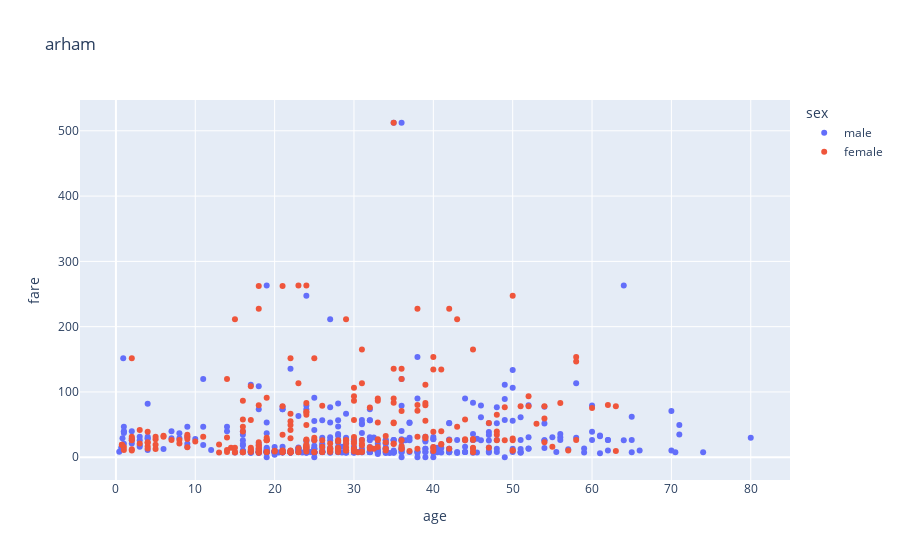

The notebook cell this image was saved under:
### Code cell
import pandas as pd
import numpy as np
import matplotlib.pyplot as plt
import seaborn as sns
import plotly.express as px

df=sns.load_dataset('titanic')
df.head()
fige=px.scatter(df,x="age",y="fare",color="sex",title="arham")
fige.show()

### Figure 1 — Plotly figure (JSON) as saved in the notebook; plotly's stock layout.template omitted (floating-point values rounded to 4 significant figures; data arrays with more than 128 entries replaced by an {"elided": "..."} marker saying what was removed)
{"data": [{"hovertemplate": "sex=male<br>age=%{x}<br>fare=%{y}<extra></extra>", "legendgroup": "male", "marker": {"color": "#636efa", "symbol": "circle"}, "mode": "markers", "name": "male", "orientation": "v", "showlegend": true, "type": "scatter", "x": {"elided": "577 float values"}, "xaxis": "x", "y": {"elided": "577 float values"}, "yaxis": "y"}, {"hovertemplate": "sex=female<br>age=%{x}<br>fare=%{y}<extra></extra>", "legendgroup": "female", "marker": {"color": "#EF553B", "symbol": "circle"}, "mode": "markers", "name": "female", "orientation": "v", "showlegend": true, "type": "scatter", "x": {"elided": "314 float values"}, "xaxis": "x", "y": {"elided": "314 float values"}, "yaxis": "y"}], "layout": {"legend": {"title": {"text": "sex"}, "tracegroupgap": 0}, "title": {"text": "arham"}, "xaxis": {"anchor": "y", "domain": [0, 1], "title": {"text": "age"}}, "yaxis": {"anchor": "x", "domain": [0, 1], "title": {"text": "fare"}}}}
